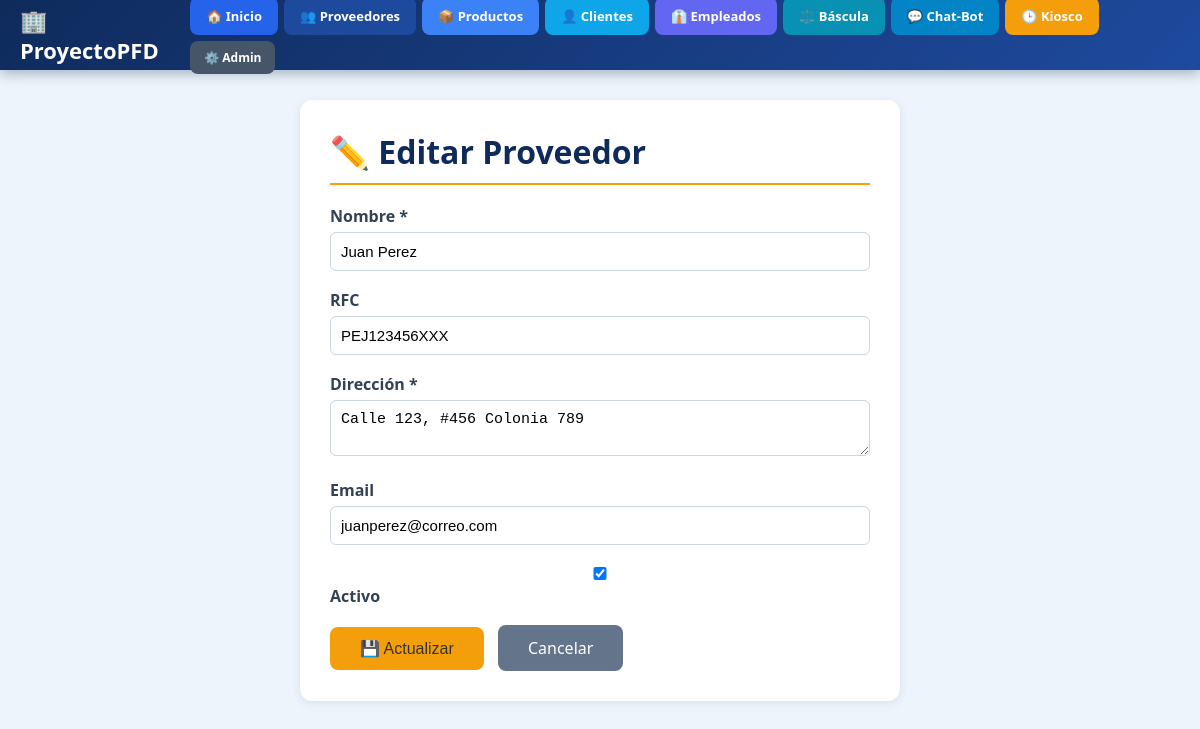
The app's page /proveedores/editar/1/ with its own data.
### Proveedores/models.py (models this page shows, shortened)
class Proveedor(models.Model):
    nombre = models.CharField(max_length=100, verbose_name="Nombre")
    rfc = models.CharField(max_length=13, blank=True, null=True, verbose_name="RFC")
    direccion = models.TextField(verbose_name="Dirección")
    email = models.EmailField(max_length=100, blank=True, null=True, verbose_name="Email")
    activo = models.BooleanField(default=True, verbose_name="Activo")
    fecha_registro = models.DateTimeField(auto_now_add=True)
    class Meta:
        verbose_name = "Proveedor"
        verbose_name_plural = "Proveedores"
        ordering = ['nombre']

### Proveedores/views.py (the view, shortened to what this page needs)
# urls.py: path('editar/<int:id>/', views.editar_proveedor, name='editar_proveedor'),
def editar_proveedor(request, id):
    proveedor = get_object_or_404(Proveedor, id=id)
    return render(request, 'Proveedores/editar.html', {'proveedor': proveedor})

### Proveedores/templates/Proveedores/editar.html (shortened to what this page needs)
{% extends 'base.html' %}
{% block contenido %}
<div class="form-container">
    <h1>✏️ Editar Proveedor</h1>
    <form method="post">
        <div class="form-group"><label>Nombre *</label><input type="text" name="nombre" value="{{ proveedor.nombre }}" required></div>
        <div class="form-group"><label>RFC</label><input type="text" name="rfc" value="{{ proveedor.rfc }}"></div>
        <div class="form-group"><label>Dirección *</label><textarea name="direccion" required>{{ proveedor.direccion }}</textarea></div>
        <div class="form-group"><label>Email</label><input type="email" name="email" value="{{ proveedor.email }}"></div>
        <div class="form-group"><label><input type="checkbox" name="activo" {% if proveedor.activo %}checked{% endif %}> Activo</label></div>
        <button type="submit" class="btn-save">💾 Actualizar</button>
        <a href="{% url 'lista_proveedores' %}" class="btn-cancel">Cancelar</a>
    </form>
</div>
{% endblock %}

### templates/base.html (style rules this page uses)
* { margin: 0; padding: 0; box-sizing: border-box; }
body { font-family: 'Segoe UI', Arial, sans-serif; background: #eef4fb; min-height: 100vh; }

### Proveedores/templates/Proveedores/editar.html (style rules this page uses)
.form-container { background: white; padding: 30px; border-radius: 12px; max-width: 600px; margin: 0 auto; box-shadow: 0 2px 8px rgba(0,50,120,0.1); }
h1 { color: #0f2b5c; margin-bottom: 20px; border-bottom: 2px solid #f59e0b; padding-bottom: 10px; }
.form-group { margin-bottom: 18px; }
label { display: block; margin-bottom: 5px; font-weight: bold; color: #334155; }
input, textarea { width: 100%; padding: 10px; border: 1px solid #cbd5e1; border-radius: 6px; font-size: 15px; }
.btn-save { background: #f59e0b; color: #333; padding: 12px 30px; border: none; border-radius: 8px; font-size: 16px; cursor: pointer; }
.btn-cancel { background: #64748b; color: white; padding: 12px 30px; border-radius: 8px; text-decoration: none; margin-left: 10px; display: inline-block; }

### records on screen
Proveedor: nombre "Juan Perez", rfc "PEJ123456XXX", direccion "Calle 123, #456 Colonia 789", email "juanperez@correo.com", activo "☑"
